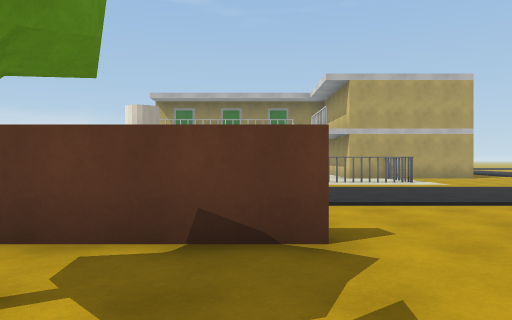
View 1 (above)

24 first-person views from a walk through a Unity game level. The camera is 1.3 m above the floor, looks level and sees 70° across. Doors are open. The floor is counted in squares, 2 m on a side. Each view is taken from the middle of a square. On the plan, view 1 faces up. The plan holds only what a view shows up to about 11 squares ahead; the rest is blank. The place goes on beyond the plan. Surface patterns are stand-ins for the level's own textures.

View 2
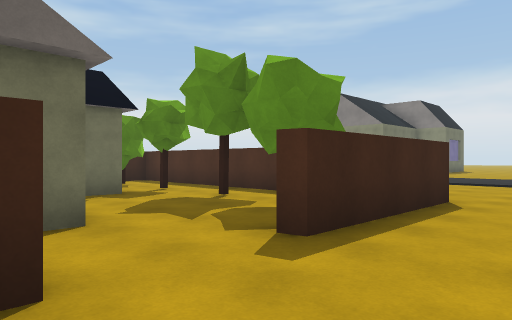

View 3
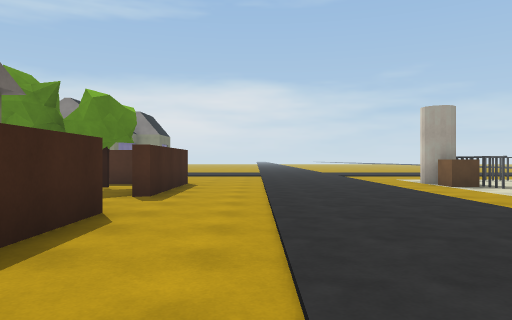

View 4
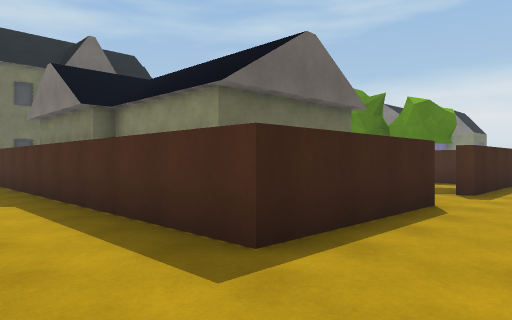

View 5
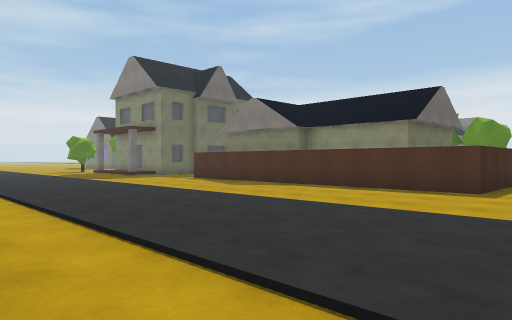

View 6
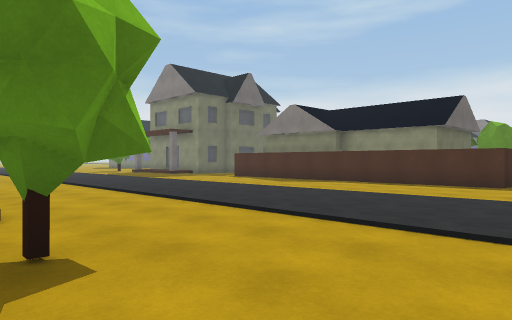

View 7
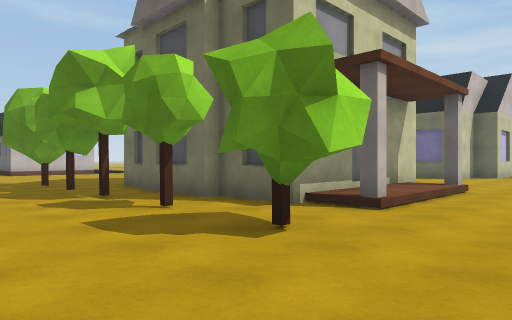

View 8
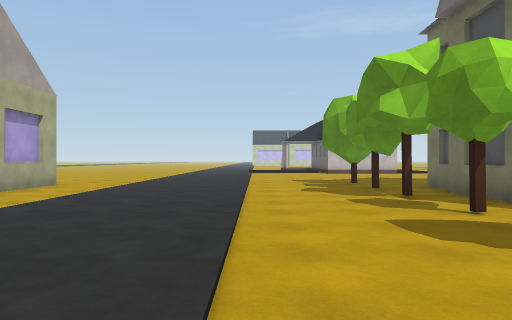

View 9
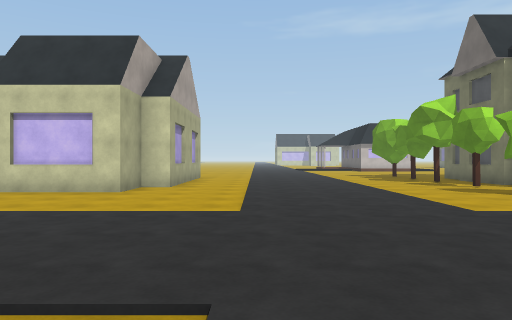

View 10
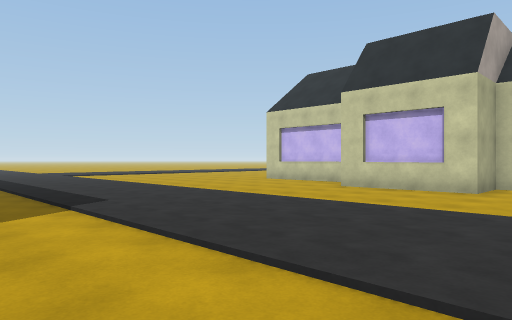

View 11
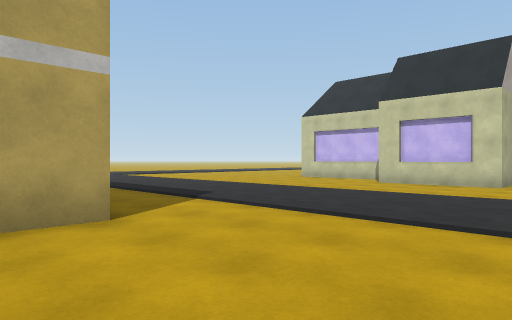

View 12
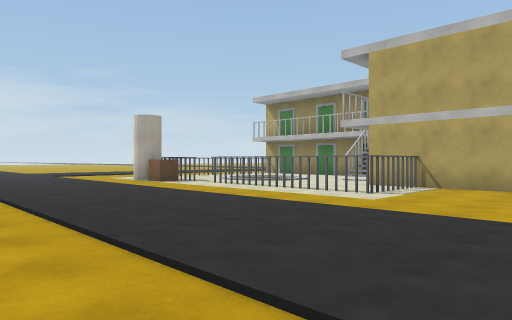

View 13
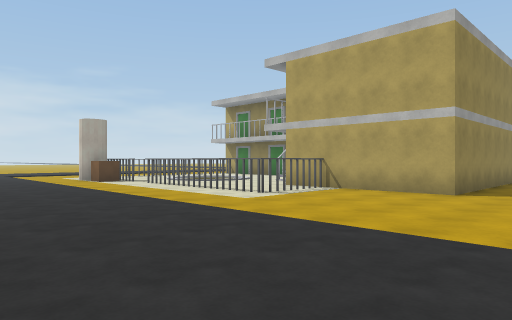

View 14
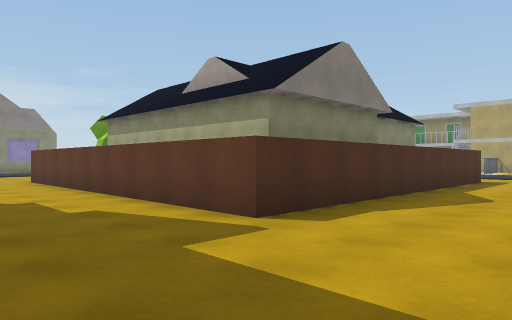

View 15
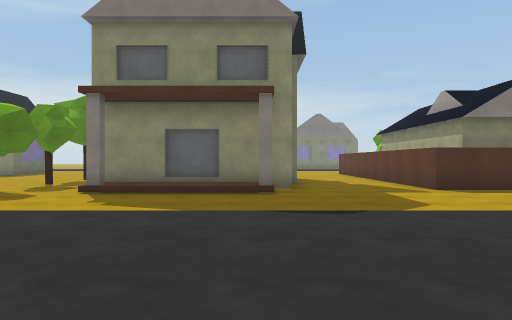

View 16
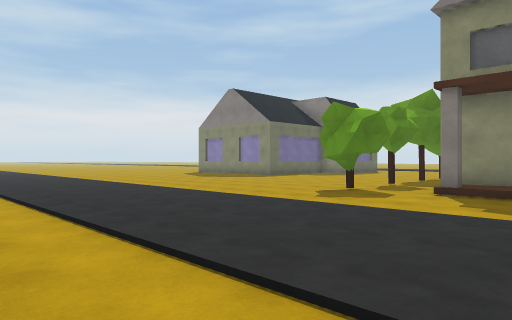

View 17
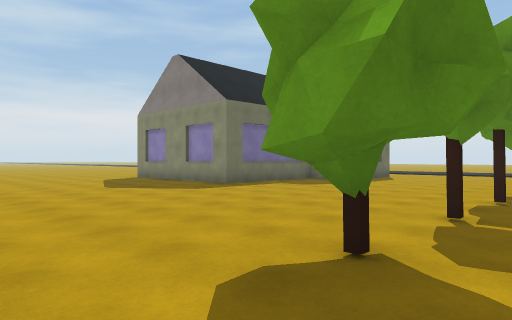

View 18
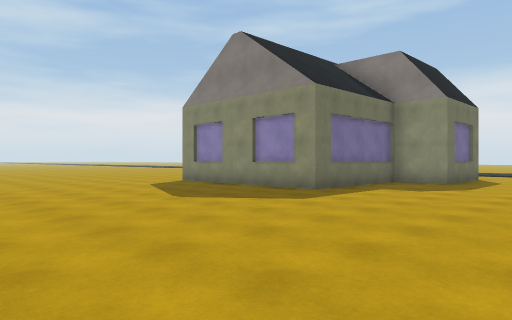

View 19
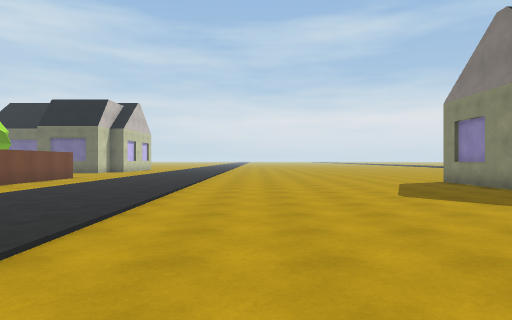

View 20
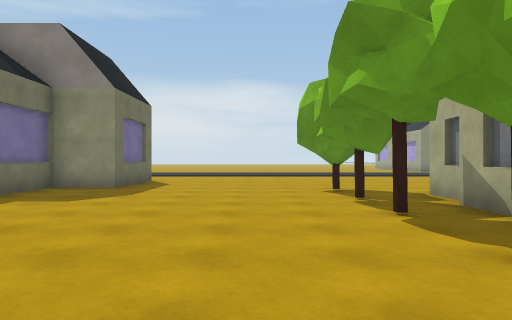

View 21
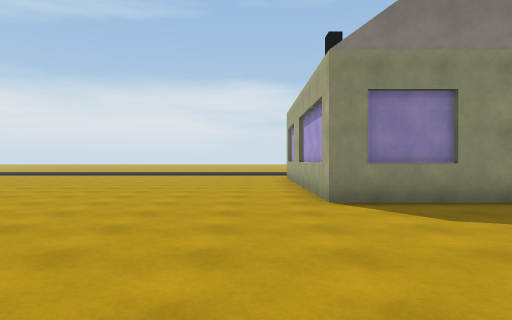

View 22
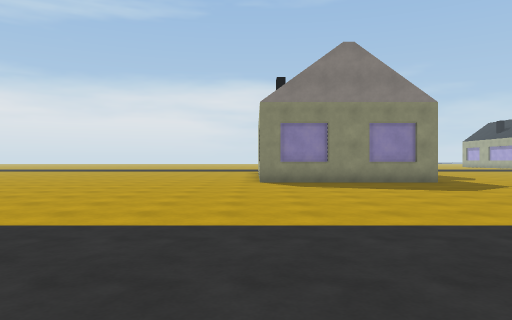

View 23
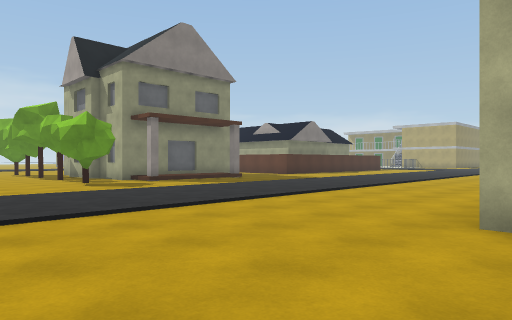

View 24
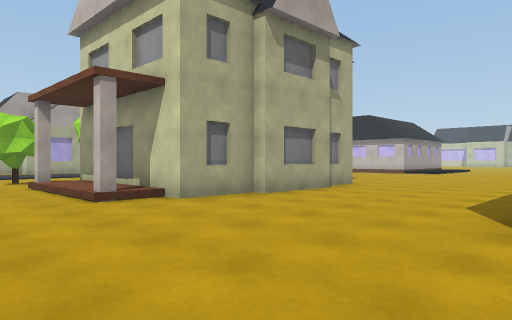

### Floor plan
Key: @ floor where view 1 was taken; # wall or solid block; x gap in a wall; . main floor; : floor 0.25 m higher than the main floor; / step, stairs or slope; D open door; T thing the floor can be seen under or through; A tank; B box; U building; O other object.
Columns run from 4 left of view 1 to 25 right of it. Each row starts with its distance up from view 1.
 17             U.......
 16             U........
 15             U.........#
 14        U    U.......#
 13       .UUUUUU.......#
 12      ....#..........O
 11  #.D##xTT...........###
 10  ABD.........................
  9 .............................
  8 .............................
  7 .............................
  6 .............................
  5 ............. ...............
  4 .............................
  3 .OOOO..OOOO........O.......O..
  2  O.....   O........OO....O.O..
  1  O.O..#   O...........###....
  0  O..@.    O......../:O     ..
 -1  O....    O......../ O
 -2  O.O#     O......../ O
 -3  O..      O......../:
 -4  OO#      O...........###...
 -5   O       O..................
 -6  OOOOOOOOOO...................
 -7  .............................
 -8      .....................
 -9         # ...........
-10           :/........
-11          O /........
-12 ..       O /........
-13 ....     O /........
-14 ......## ...........
-15 ...O.O...OOO........#
-16 ...........O..........
-17 ......................
-18 .....................
-19 .................... .
-20 .................
-21   #..............
-22   #####..........
-23       O...........
-24       #............
-25       #............O
-26       #............O
-27  ##OOO#............O
-28  ................
-29  ...............
-30  .............
-31  ............
-32  ..........

Where each view was taken, in squares from view 1:
view 1: 0 up, 0 right, facing up
view 2: 5 up, 3 right, facing down-left
view 3: 5 up, 7 right, facing left
view 4: 5 up, 8 right, facing down-left
view 5: 5 up, 14 right, facing down-left
view 6: 5 up, 16 right, facing down-left
view 7: 5 up, 13 right, facing down-right
view 8: 5 up, 13 right, facing right
view 9: 8 up, 8 right, facing right
view 10: 9 up, 8 right, facing up-right
view 11: 9 up, 6 right, facing up-right
view 12: 4 up, 8 right, facing up-left
view 13: 5 up, 10 right, facing up-left
view 14: 9 down, 9 right, facing up-left
view 15: 10 down, 14 right, facing left
view 16: 11 down, 14 right, facing down-left
view 17: 14 down, 9 right, facing down-left
view 18: 17 down, 9 right, facing down-left
view 19: 16 down, 8 right, facing down
view 20: 17 down, 7 right, facing left
view 21: 28 down, 8 right, facing left
view 22: 27 down, 13 right, facing left
view 23: 19 down, 17 right, facing up-left
view 24: 9 down, 13 right, facing up-right
